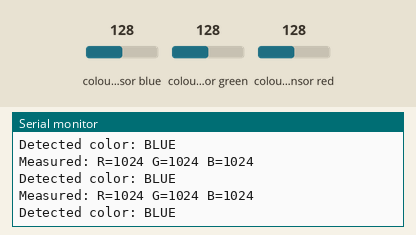
Simulated run of this sketch. Board: ESP32. Shown: the last lines printed to the serial monitor. Inputs (shaded band) come from the test bench; at power-on: colour sensor blue 128, colour sensor green 128, colour sensor red 128.

Above: at 1.4 s.
1.5 s: colour sensor blue set to 5
At 2.2 s:
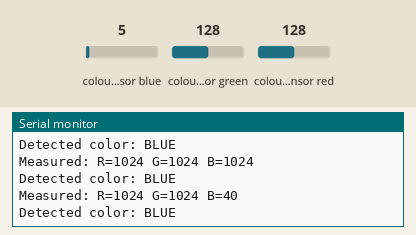
3.0 s: colour sensor green set to 5
At 3.8 s:
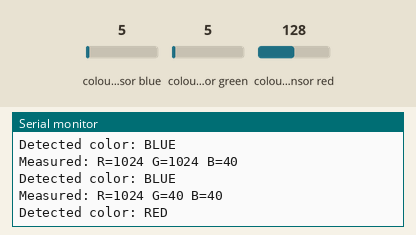
5.4 s: colour sensor red set to 5
At 6.0 s:
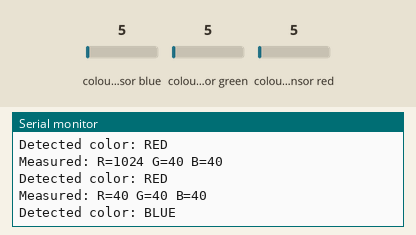

Measured:
- after the input at 1.5 s, the serial monitor: prints a new line after 0.20 s (image 1)
- after the input at 3.0 s, the serial monitor: prints a new line after 0.35 s (image 2)
- after the input at 5.4 s, the serial monitor: prints a new line after 0.16 s (image 3)

The sketch:

print_color.ino
```cpp
#include <Wire.h>
#include <Adafruit_TCS34725.h>

Adafruit_TCS34725 tcs = Adafruit_TCS34725(
  TCS34725_INTEGRATIONTIME_50MS,
  TCS34725_GAIN_4X
);

// Giá trị đã calib
float redCalib[3]  = {47.8, 20.9, 14.9};
float blueCalib[3] = {38.0, 45.6, 38.6};
float unkCalib[3]  = {26.0, 24.0, 16.8};

void setup() {
  Serial.begin(115200);
  Wire.begin();

  if (!tcs.begin()) {
    Serial.println("ERROR: TCS34725 NOT FOUND!");
    while (1);
  }

  Serial.println("READY - color detection...");
}

void loop() {
  uint16_t r, g, b, c;
  tcs.getRawData(&r, &g, &b, &c);

  // In giá trị đo được
  Serial.printf("Measured: R=%u G=%u B=%u\n", r, g, b);

  // Chuyển sang float
  float fR = r;
  float fG = g;
  float fB = b;

  // Tính khoảng cách Euclidean đến từng màu
  float dRed = distance(fR, fG, fB, redCalib);
  float dBlue = distance(fR, fG, fB, blueCalib);
  float dUnk = distance(fR, fG, fB, unkCalib);

  // Xác định màu gần nhất
  float minDist = dRed;
  String color = "RED";

  if (dBlue < minDist) {
    minDist = dBlue;
    color = "BLUE";
  }
  if (dUnk < minDist) {
    minDist = dUnk;
    color = "UNKNOWN";
  }

  Serial.printf("Detected color: %s\n\n", color.c_str());

  delay(500);
}

// Hàm tính khoảng cách Euclidean
float distance(float r, float g, float b, float calib[3]) {
  return sqrt(pow(r - calib[0], 2) + pow(g - calib[1], 2) + pow(b - calib[2], 2));
}
```
